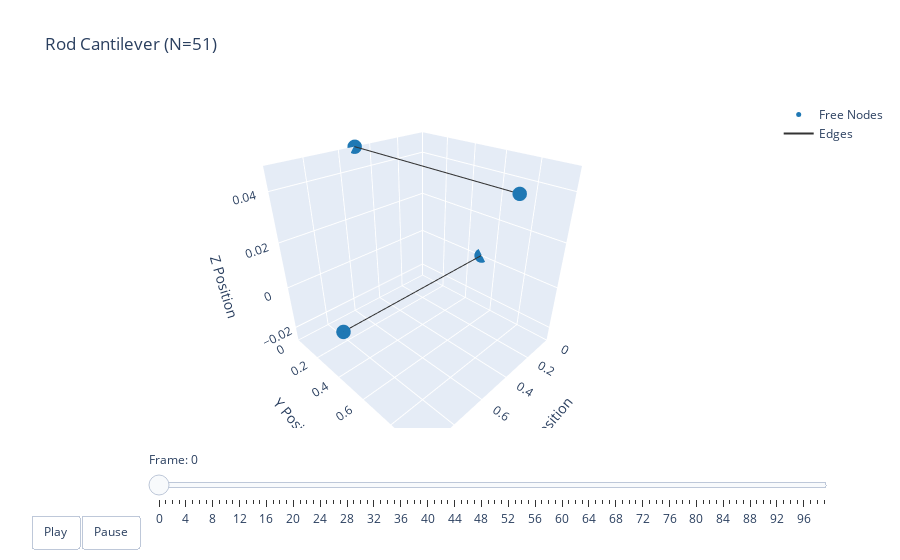

Notebook code for this chart:
### Code cell
t = np.arange(robot.sim_params.total_time, step=robot.sim_params.dt)
options = dismech.AnimationOptions(title='Rod Cantilever (N=51)')

fig = dismech.get_interactive_animation_plotly(robot, t, qs, options)
fig.show()

### Figure 1 — Plotly figure (JSON) as saved in the notebook; plotly's stock layout.template omitted (floating-point values rounded to 4 significant figures)
{"data": [{"marker": {"color": "#1f78b4", "size": 5}, "mode": "markers", "name": "Free Nodes", "type": "scatter3d", "x": [0.0, 1.0, 0.5, 0.5], "y": [0.5, 0.5, 0.0, 1.0], "z": [0.0, 0.0, 0.049, 0.049]}, {"marker": {"color": "#e31a1c", "size": 5}, "mode": "markers", "name": "Fixed Nodes", "type": "scatter3d", "x": [], "y": [], "z": []}, {"line": {"color": "#333333", "width": 2}, "mode": "lines", "name": "Edges", "type": "scatter3d", "x": [0, 1, null, 0.5, 0.5, null], "y": [0.5, 0.5, null, 0, 1, null], "z": [0, 0, null, 0.049, 0.049, null]}, {"color": "rgba(166, 206, 227, 0.7)", "i": [], "j": [], "k": [], "name": "Faces", "opacity": 0.7, "showscale": false, "type": "mesh3d", "x": [0.0, 1.0, 0.5, 0.5], "y": [0.5, 0.5, 0.0, 1.0], "z": [0.0, 0.0, 0.049, 0.049]}], "layout": {"scene": {"camera": {"eye": {"x": 1.225, "y": 1.225, "z": 1.0}}, "xaxis": {"range": [0, 1.0], "title": {"text": "X Position"}}, "yaxis": {"range": [-7.234e-14, 1.0], "title": {"text": "Y Position"}}, "zaxis": {"range": [-0.02697, 0.049], "title": {"text": "Z Position"}}}, "sliders": [{"currentvalue": {"prefix": "Frame: "}, "steps": [{"args": [["0"], {"frame": {"duration": 50, "redraw": true}, "mode": "immediate"}], "label": "0", "method": "animate"}, {"args": [["1"], {"frame": {"duration": 50, "redraw": true}, "mode": "immediate"}], "label": "1", "method": "animate"}, {"args": [["2"], {"frame": {"duration": 50, "redraw": true}, "mode": "immediate"}], "label": "2", "method": "animate"}, {"args": [["3"], {"frame": {"duration": 50, "redraw": true}, "mode": "immediate"}], "label": "3", "method": "animate"}, {"args": [["4"], {"frame": {"duration": 50, "redraw": true}, "mode": "immediate"}], "label": "4", "method": "animate"}, {"args": [["5"], {"frame": {"duration": 50, "redraw": true}, "mode": "immediate"}], "label": "5", "method": "animate"}, {"args": [["6"], {"frame": {"duration": 50, "redraw": true}, "mode": "immediate"}], "label": "6", "method": "animate"}, {"args": [["7"], {"frame": {"duration": 50, "redraw": true}, "mode": "immediate"}], "label": "7", "method": "animate"}, {"args": [["8"], {"frame": {"duration": 50, "redraw": true}, "mode": "immediate"}], "label": "8", "method": "animate"}, {"args": [["9"], {"frame": {"duration": 50, "redraw": true}, "mode": "immediate"}], "label": "9", "method": "animate"}, {"args": [["10"], {"frame": {"duration": 50, "redraw": true}, "mode": "immediate"}], "label": "10", "method": "animate"}, {"args": [["11"], {"frame": {"duration": 50, "redraw": true}, "mode": "immediate"}], "label": "11", "method": "animate"}, {"args": [["12"], {"frame": {"duration": 50, "redraw": true}, "mode": "immediate"}], "label": "12", "method": "animate"}, {"args": [["13"], {"frame": {"duration": 50, "redraw": true}, "mode": "immediate"}], "label": "13", "method": "animate"}, {"args": [["14"], {"frame": {"duration": 50, "redraw": true}, "mode": "immediate"}], "label": "14", "method": "animate"}, {"args": [["15"], {"frame": {"duration": 50, "redraw": true}, "mode": "immediate"}], "label": "15", "method": "animate"}, {"args": [["16"], {"frame": {"duration": 50, "redraw": true}, "mode": "immediate"}], "label": "16", "method": "animate"}, {"args": [["17"], {"frame": {"duration": 50, "redraw": true}, "mode": "immediate"}], "label": "17", "method": "animate"}, {"args": [["18"], {"frame": {"duration": 50, "redraw": true}, "mode": "immediate"}], "label": "18", "method": "animate"}, {"args": [["19"], {"frame": {"duration": 50, "redraw": true}, "mode": "immediate"}], "label": "19", "method": "animate"}, {"args": [["20"], {"frame": {"duration": 50, "redraw": true}, "mode": "immediate"}], "label": "20", "method": "animate"}, {"args": [["21"], {"frame": {"duration": 50, "redraw": true}, "mode": "immediate"}], "label": "21", "method": "animate"}, {"args": [["22"], {"frame": {"duration": 50, "redraw": true}, "mode": "immediate"}], "label": "22", "method": "animate"}, {"args": [["23"], {"frame": {"duration": 50, "redraw": true}, "mode": "immediate"}], "label": "23", "method": "animate"}, {"args": [["24"], {"frame": {"duration": 50, "redraw": true}, "mode": "immediate"}], "label": "24", "method": "animate"}, {"args": [["25"], {"frame": {"duration": 50, "redraw": true}, "mode": "immediate"}], "label": "25", "method": "animate"}, {"args": [["26"], {"frame": {"duration": 50, "redraw": true}, "mode": "immediate"}], "label": "26", "method": "animate"}, {"args": [["27"], {"frame": {"duration": 50, "redraw": true}, "mode": "immediate"}], "label": "27", "method": "animate"}, {"args": [["28"], {"frame": {"duration": 50, "redraw": true}, "mode": "immediate"}], "label": "28", "method": "animate"}, {"args": [["29"], {"frame": {"duration": 50, "redraw": true}, "mode": "immediate"}], "label": "29", "method": "animate"}, {"args": [["30"], {"frame": {"duration": 50, "redraw": true}, "mode": "immediate"}], "label": "30", "method": "animate"}, {"args": [["31"], {"frame": {"duration": 50, "redraw": true}, "mode": "immediate"}], "label": "31", "method": "animate"}, {"args": [["32"], {"frame": {"duration": 50, "redraw": true}, "mode": "immediate"}], "label": "32", "method": "animate"}, {"args": [["33"], {"frame": {"duration": 50, "redraw": true}, "mode": "immediate"}], "label": "33", "method": "animate"}, {"args": [["34"], {"frame": {"duration": 50, "redraw": true}, "mode": "immediate"}], "label": "34", "method": "animate"}, {"args": [["35"], {"frame": {"duration": 50, "redraw": true}, "mode": "immediate"}], "label": "35", "method": "animate"}, {"args": [["36"], {"frame": {"duration": 50, "redraw": true}, "mode": "immediate"}], "label": "36", "method": "animate"}, {"args": [["37"], {"frame": {"duration": 50, "redraw": true}, "mode": "immediate"}], "label": "37", "method": "animate"}, {"args": [["38"], {"frame": {"duration": 50, "redraw": true}, "mode": "immediate"}], "label": "38", "method": "animate"}, {"args": [["39"], {"frame": {"duration": 50, "redraw": true}, "mode": "immediate"}], "label": "39", "method": "animate"}, {"args": [["40"], {"frame": {"duration": 50, "redraw": true}, "mode": "immediate"}], "label": "40", "method": "animate"}, {"args": [["41"], {"frame": {"duration": 50, "redraw": true}, "mode": "immediate"}], "label": "41", "method": "animate"}, {"args": [["42"], {"frame": {"duration": 50, "redraw": true}, "mode": "immediate"}], "label": "42", "method": "animate"}, {"args": [["43"], {"frame": {"duration": 50, "redraw": true}, "mode": "immediate"}], "label": "43", "method": "animate"}, {"args": [["44"], {"frame": {"duration": 50, "redraw": true}, "mode": "immediate"}], "label": "44", "method": "animate"}, {"args": [["45"], {"frame": {"duration": 50, "redraw": true}, "mode": "immediate"}], "label": "45", "method": "animate"}, {"args": [["46"], {"frame": {"duration": 50, "redraw": true}, "mode": "immediate"}], "label": "46", "method": "animate"}, {"args": [["47"], {"frame": {"duration": 50, "redraw": true}, "mode": "immediate"}], "label": "47", "method": "animate"}, {"args": [["48"], {"frame": {"duration": 50, "redraw": true}, "mode": "immediate"}], "label": "48", "method": "animate"}, {"args": [["49"], {"frame": {"duration": 50, "redraw": true}, "mode": "immediate"}], "label": "49", "method": "animate"}, {"args": [["50"], {"frame": {"duration": 50, "redraw": true}, "mode": "immediate"}], "label": "50", "method": "animate"}, {"args": [["51"], {"frame": {"duration": 50, "redraw": true}, "mode": "immediate"}], "label": "51", "method": "animate"}, {"args": [["52"], {"frame": {"duration": 50, "redraw": true}, "mode": "immediate"}], "label": "52", "method": "animate"}, {"args": [["53"], {"frame": {"duration": 50, "redraw": true}, "mode": "immediate"}], "label": "53", "method": "animate"}, {"args": [["54"], {"frame": {"duration": 50, "redraw": true}, "mode": "immediate"}], "label": "54", "method": "animate"}, {"args": [["55"], {"frame": {"duration": 50, "redraw": true}, "mode": "immediate"}], "label": "55", "method": "animate"}, {"args": [["56"], {"frame": {"duration": 50, "redraw": true}, "mode": "immediate"}], "label": "56", "method": "animate"}, {"args": [["57"], {"frame": {"duration": 50, "redraw": true}, "mode": "immediate"}], "label": "57", "method": "animate"}, {"args": [["58"], {"frame": {"duration": 50, "redraw": true}, "mode": "immediate"}], "label": "58", "method": "animate"}, {"args": [["59"], {"frame": {"duration": 50, "redraw": true}, "mode": "immediate"}], "label": "59", "method": "animate"}, {"args": [["60"], {"frame": {"duration": 50, "redraw": true}, "mode": "immediate"}], "label": "60", "method": "animate"}, {"args": [["61"], {"frame": {"duration": 50, "redraw": true}, "mode": "immediate"}], "label": "61", "method": "animate"}, {"args": [["62"], {"frame": {"duration": 50, "redraw": true}, "mode": "immediate"}], "label": "62", "method": "animate"}, {"args": [["63"], {"frame": {"duration": 50, "redraw": true}, "mode": "immediate"}], "label": "63", "method": "animate"}, {"args": [["64"], {"frame": {"duration": 50, "redraw": true}, "mode": "immediate"}], "label": "64", "method": "animate"}, {"args": [["65"], {"frame": {"duration": 50, "redraw": true}, "mode": "immediate"}], "label": "65", "method": "animate"}, {"args": [["66"], {"frame": {"duration": 50, "redraw": true}, "mode": "immediate"}], "label": "66", "method": "animate"}, {"args": [["67"], {"frame": {"duration": 50, "redraw": true}, "mode": "immediate"}], "label": "67", "method": "animate"}, {"args": [["68"], {"frame": {"duration": 50, "redraw": true}, "mode": "immediate"}], "label": "68", "method": "animate"}, {"args": [["69"], {"frame": {"duration": 50, "redraw": true}, "mode": "immediate"}], "label": "69", "method": "animate"}, {"args": [["70"], {"frame": {"duration": 50, "redraw": true}, "mode": "immediate"}], "label": "70", "method": "animate"}, {"args": [["71"], {"frame": {"duration": 50, "redraw": true}, "mode": "immediate"}], "label": "71", "method": "animate"}, {"args": [["72"], {"frame": {"duration": 50, "redraw": true}, "mode": "immediate"}], "label": "72", "method": "animate"}, {"args": [["73"], {"frame": {"duration": 50, "redraw": true}, "mode": "immediate"}], "label": "73", "method": "animate"}, {"args": [["74"], {"frame": {"duration": 50, "redraw": true}, "mode": "immediate"}], "label": "74", "method": "animate"}, {"args": [["75"], {"frame": {"duration": 50, "redraw": true}, "mode": "immediate"}], "label": "75", "method": "animate"}, {"args": [["76"], {"frame": {"duration": 50, "redraw": true}, "mode": "immediate"}], "label": "76", "method": "animate"}, {"args": [["77"], {"frame": {"duration": 50, "redraw": true}, "mode": "immediate"}], "label": "77", "method": "animate"}, {"args": [["78"], {"frame": {"duration": 50, "redraw": true}, "mode": "immediate"}], "label": "78", "method": "animate"}, {"args": [["79"], {"frame": {"duration": 50, "redraw": true}, "mode": "immediate"}], "label": "79", "method": "animate"}, {"args": [["80"], {"frame": {"duration": 50, "redraw": true}, "mode": "immediate"}], "label": "80", "method": "animate"}, {"args": [["81"], {"frame": {"duration": 50, "redraw": true}, "mode": "immediate"}], "label": "81", "method": "animate"}, {"args": [["82"], {"frame": {"duration": 50, "redraw": true}, "mode": "immediate"}], "label": "82", "method": "animate"}, {"args": [["83"], {"frame": {"duration": 50, "redraw": true}, "mode": "immediate"}], "label": "83", "method": "animate"}, {"args": [["84"], {"frame": {"duration": 50, "redraw": true}, "mode": "immediate"}], "label": "84", "method": "animate"}, {"args": [["85"], {"frame": {"duration": 50, "redraw": true}, "mode": "immediate"}], "label": "85", "method": "animate"}, {"args": [["86"], {"frame": {"duration": 50, "redraw": true}, "mode": "immediate"}], "label": "86", "method": "animate"}, {"args": [["87"], {"frame": {"duration": 50, "redraw": true}, "mode": "immediate"}], "label": "87", "method": "animate"}, {"args": [["88"], {"frame": {"duration": 50, "redraw": true}, "mode": "immediate"}], "label": "88", "method": "animate"}, {"args": [["89"], {"frame": {"duration": 50, "redraw": true}, "mode": "immediate"}], "label": "89", "method": "animate"}, {"args": [["90"], {"frame": {"duration": 50, "redraw": true}, "mode": "immediate"}], "label": "90", "method": "animate"}, {"args": [["91"], {"frame": {"duration": 50, "redraw": true}, "mode": "immediate"}], "label": "91", "method": "animate"}, {"args": [["92"], {"frame": {"duration": 50, "redraw": true}, "mode": "immediate"}], "label": "92", "method": "animate"}, {"args": [["93"], {"frame": {"duration": 50, "redraw": true}, "mode": "immediate"}], "label": "93", "method": "animate"}, {"args": [["94"], {"frame": {"duration": 50, "redraw": true}, "mode": "immediate"}], "label": "94", "method": "animate"}, {"args": [["95"], {"frame": {"duration": 50, "redraw": true}, "mode": "immediate"}], "label": "95", "method": "animate"}, {"args": [["96"], {"frame": {"duration": 50, "redraw": true}, "mode": "immediate"}], "label": "96", "method": "animate"}, {"args": [["97"], {"frame": {"duration": 50, "redraw": true}, "mode": "immediate"}], "label": "97", "method": "animate"}, {"args": [["98"], {"frame": {"duration": 50, "redraw": true}, "mode": "immediate"}], "label": "98", "method": "animate"}, {"args": [["99"], {"frame": {"duration": 50, "redraw": true}, "mode": "immediate"}], "label": "99", "method": "animate"}], "transition": {"duration": 0}, "x": 0.1, "y": 0}], "title": {"text": "Rod Cantilever (N=51)"}, "updatemenus": [{"buttons": [{"args": [null, {"frame": {"duration": 50, "redraw": true}, "fromcurrent": true}], "label": "Play", "method": "animate"}, {"args": [[null], {"frame": {"duration": 0, "redraw": true}, "mode": "immediate"}], "label": "Pause", "method": "animate"}], "direction": "left", "pad": {"r": 10, "t": 87}, "showactive": false, "type": "buttons", "x": 0.1, "xanchor": "right", "y": 0, "yanchor": "top"}]}}
